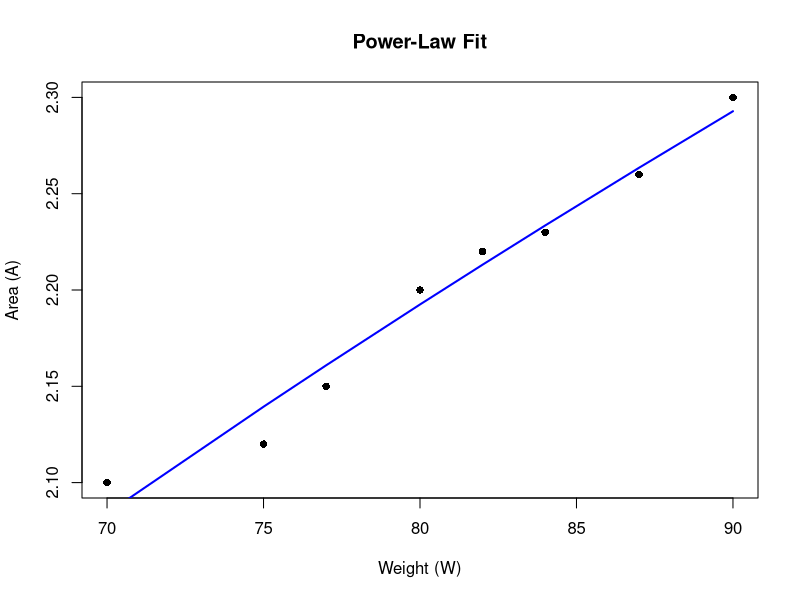

The R source for this figure: (Note: this script raises an error after producing the figure.)
W <- c(70, 75, 77, 80, 82, 84, 87, 90 )# Weight (independent variable)

A <- c(2.10, 2.12, 2.15, 2.20, 2.22, 2.23, 2.26, 2.30) # Area (dependent variable)


ln_W <- log(W)
ln_A <- log(A)

mean_ln_W <- mean(ln_W)
mean_ln_A <- mean(ln_A)

slope_b <- sum((ln_W - mean_ln_W) * (ln_A - mean_ln_A)) / sum((ln_W - mean_ln_W)^2)

intercept_ln_a <- mean_ln_A - slope_b * mean_ln_W

a <- exp(intercept_ln_a)

# Generate fitted values
fitted_A <- a * W^slope_b

# Plot the original data
plot(W, A, main = "Power-Law Fit", xlab = "Weight (W)", ylab = "Area (A)", pch = 16)
lines(W, fitted_A, col = "blue", lwd = 2) 

# Residuals
residuals <- A - fitted_A

# Print residuals
cat("Residuals:", residuals, "\n")


W2 <- 95

result <- a * W2^b

cat("Predict surface area for 95kg:", result, "\n")

RSS <- sum(residuals^2)

n <- length(W)  # Count of W

standardError <- sqrt(RSS / (n - 2))

# Print the standard error
cat("Standard Error:", standardError, "\n")